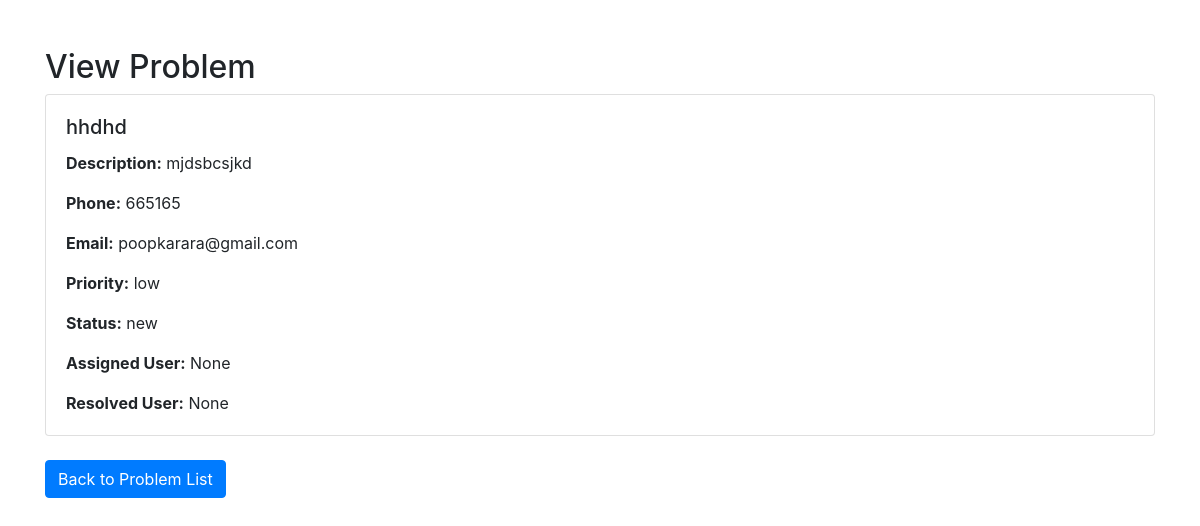
The page /problem/10/ (signed in) on the database as committed earlier.
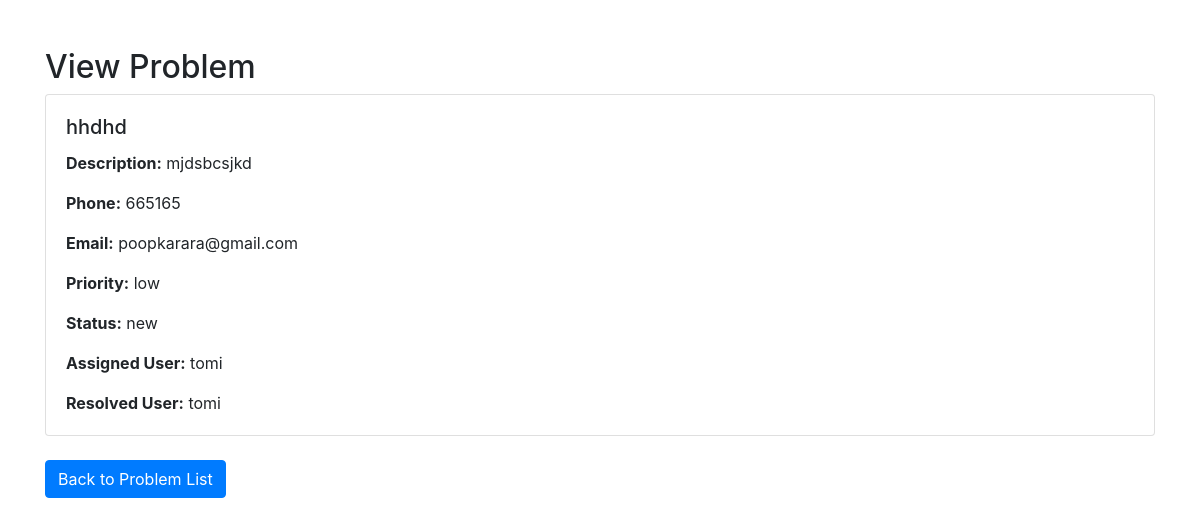
The same page on the database as committed later.
### helpdesk/models.py (models this page shows, shortened)
class Problem(models.Model):
    PRIORITY_CHOICES = [
        ('low', 'Низкий'),
        ('medium', 'Средний'),
        ('high', 'Высокий'),
    ]
    STATUS_CHOICES = [
        ('new', 'Новая'),
        ('in_progress', 'В процессе'),
        ('resolved', 'Решена'),
        ('confirmed', 'Подтверждена')
    ]
    user = models.ForeignKey(User, on_delete=models.CASCADE)
    name = models.CharField(max_length=100)
    phone = models.CharField(max_length=20)
    email = models.EmailField()
    description = models.TextField()
    priority = models.CharField(max_length=10, choices=PRIORITY_CHOICES)
    status = models.CharField(max_length=15, choices=STATUS_CHOICES, default='new')
    created_at = models.DateTimeField(auto_now_add=True)
    assigned_user = models.ForeignKey(User, related_name='assigned_problems', null=True, blank=True, on_delete=models.SET_NULL)
    resolved_user = models.ForeignKey(User, related_name='resolved_problems', null=True, blank=True, on_delete=models.SET_NULL)
    reception_group, created = Group.objects.get_or_create(name='Reception')
    tester_group, created = Group.objects.get_or_create(name='Tester')

### helpdesk/views.py (the view)
# urls.py: path('problem/<int:problem_id>/', views.view_problem, name='view_problem'),
@login_required
def view_problem(request, problem_id):
    problem = get_object_or_404(Problem, id=problem_id)
    if request.method == 'POST':
        form = ProblemForm(request.POST, instance=problem)
        if form.is_valid():
            problem = form.save(commit=False)
            problem.user = request.user
            problem.save()
            if problem.status == 'resolved':
                tester_users = User.objects.filter(groups__name='Tester')
                if tester_users.exists():
                    problem.assigned_user = tester_users.first()
                    problem.resolved_user = request.user
                    problem.save()
            return redirect('problem_list')
    else:
        form = ProblemForm(instance=problem)
    return render(request, 'helpdesk/view_problem.html', {'problem': problem, 'form': form})

### helpdesk/templates/helpdesk/view_problem.html (shortened to what this page needs)
<!DOCTYPE html>
<html lang="en">
<head>
    <link rel="stylesheet" href="https://stackpath.bootstrapcdn.com/bootstrap/4.5.2/css/bootstrap.min.css">
</head>
<body>
    <div class="container mt-5">
        <h2>View Problem</h2>
        <div class="card">
            <div class="card-body">
                <h5 class="card-title">{{ problem.name }}</h5>
                <p class="card-text"><strong>Description:</strong> {{ problem.description }}</p>
                <p class="card-text"><strong>Phone:</strong> {{ problem.phone }}</p>
                <p class="card-text"><strong>Email:</strong> {{ problem.email }}</p>
                <p class="card-text"><strong>Priority:</strong> {{ problem.priority }}</p>
                <p class="card-text"><strong>Status:</strong> {{ problem.status }}</p>
                <p class="card-text"><strong>Assigned User:</strong> {{ problem.assigned_user }}</p>
                <p class="card-text"><strong>Resolved User:</strong> {{ problem.resolved_user }}</p>
            </div>
        </div>
        <br>
        <a href="{% url 'problem_list' %}" class="btn btn-primary">Back to Problem List</a>
    </div>
</body>
</html>

Rows that differ between the two databases and show on the page:
changed Problem "hhdhd": assigned_user "None" → "tomi"; resolved_user "None" → "tomi"
